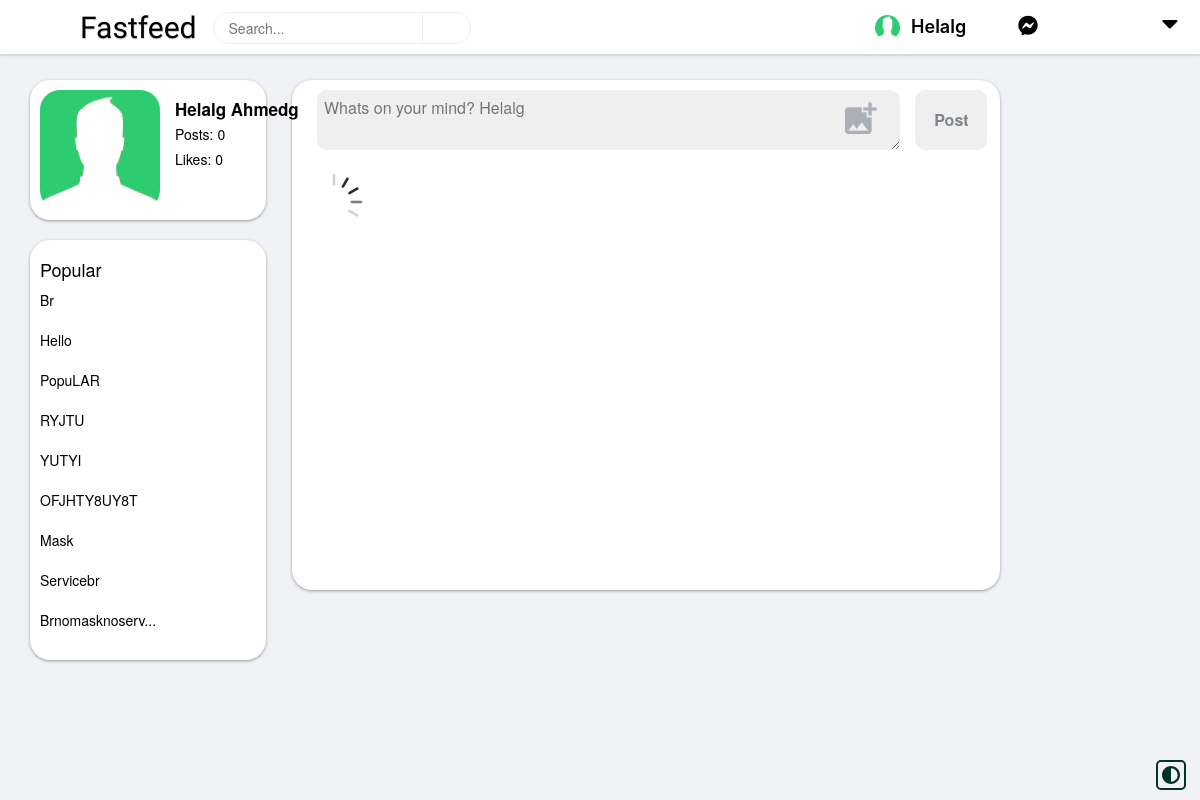
/ (signed in), run on the app's committed database.
### tables this page shows
CREATE TABLE `users` (
  `id` int(11) NOT NULL,
  `first_name` varchar(25) NOT NULL,
  `last_name` varchar(25) NOT NULL,
  `university_name` text NOT NULL,
  `profession` text NOT NULL,
  `username` varchar(100) NOT NULL,
  `email` varchar(100) NOT NULL,
  `password` varchar(255) NOT NULL,
  `singup_date` date NOT NULL,
  `profile_pic` varchar(255) NOT NULL,
  `num_posts` int(11) NOT NULL,
  `num_likes` int(11) NOT NULL,
  `user_closed` varchar(3) NOT NULL,
  `friend_array` text NOT NULL
);

CREATE TABLE `trends` (
  `title` varchar(50) NOT NULL,
  `hits` int(11) NOT NULL
);

### includes/classes/Notification.php (called while the page is built, shortened)
<?php
class Notification {
	private $user_obj;
	private $con;
	public function __construct($con, $user){
		$this->con = $con;
		$this->user_obj = new User($con, $user);
	}
	public function getUnreadNumber() {
		$userLoggedIn = $this->user_obj->getUsername();
		$query = mysqli_query($this->con, "SELECT * FROM notifications WHERE viewed='no' AND user_to='$userLoggedIn'");
		return mysqli_num_rows($query);
	}
}
?>

### includes/classes/User.php (called while the page is built, shortened)
<?php
	class User{
	private $user;
	public function __construct($con, $user){
		$user_details_query = mysqli_query($con, "SELECT * FROM users WHERE username='$user'");
		$this->user = mysqli_fetch_array($user_details_query);
	}
	public function getUsername() {
		return $this->user['username'];
	}
}
?>

### includes/classes/Message.php (called while the page is built, shortened)
<?php
class Message {
	public function __construct($con, $user){
		$this->user_obj = new User($con, $user);
	}
}
?>

### index.php (the view, shortened to what this page needs)
<?php
include("includes/header.php");
 ?>
	<div class="user_details column">
		<a href="<?php echo $userLoggedIn; ?>">  <img src="<?php echo $user['profile_pic']; ?>"> </a>
		<div class="user_details_left_right">
			<a href="<?php echo $userLoggedIn; ?>">
			<?php
			echo $user['first_name'] . " " . $user['last_name'];
			 ?>
			</a>
			<br>
			<?php echo "Posts: " . $user['num_posts']. "<br>";
			echo "Likes: " . $user['num_likes'];
			?>
		</div>
	</div>
	<div class="main_column column">
		<form class="post_form" action="index.php" method="POST" enctype="multipart/form-data">
			<label for="fileToUpload">
				<i class="material-icons" style="font-size: 40px;">
				</i>
			</label>
			<textarea name="post_text" id="post_text" placeholder="Whats on your mind? <?php echo $user['first_name']; ?>"></textarea>
			<input type="submit" name="post" id="post_button" value="Post">
		</form>
		<img id="loading" src="assets/images/icons/loading.gif">
	</div>
	<div class="user_details column columnss" >
		<h4>Popular</h4>
		<div class="trends">
			<?php
			$query = mysqli_query($con, "SELECT * FROM trends ORDER BY hits DESC LIMIT 9");
			foreach ($query as $row) {
				$word = $row['title'];
				$word_dot = strlen($word) >= 14 ? "..." : "";
				$trimmed_word = str_split($word, 14);
				$trimmed_word = $trimmed_word[0];
				echo "<div style'padding: 1px'>";
				echo $trimmed_word . $word_dot;
				echo "<br></div><br>";
			}
			?>
		</div>
	</div>
	</div>
</body>
</html>

### includes/header.php (shortened to what this page needs)
<?php
require 'config/config.php';
include("includes/classes/User.php");
include("includes/classes/Post.php");
include("includes/classes/Message.php");
include("includes/classes/Notification.php");
if (isset($_SESSION['username'])) {
	$userLoggedIn = $_SESSION['username'];
	$user_details_query = mysqli_query($con, "SELECT * FROM users WHERE username='$userLoggedIn'");
	$user = mysqli_fetch_array($user_details_query);
}
else {
	header("Location: register.php");
}
?>
<html>
<head>
	<link rel="stylesheet" type="text/css" href="assets/css/style.css">
	<link rel="stylesheet" type="text/css" href="assets/css/responsive.css">
	<link rel="stylesheet" href="https://pro.fontawesome.com/releases/v5.10.0/css/all.css"/>
	<link rel="stylesheet" type="text/css" href="assets/css/bootstrap.css">
	<link rel="stylesheet" href="assets/css/jquery.Jcrop.css" type="text/css" />
</head>
<body>
	<div class="top_bar">
		<div class="logo">
			<a href="index.php">Fastfeed</a>
		</div>
		<div class="search">
			<form action="search.php" method="GET" name="search_form">
				<input type="text" onkeyup="getLiveSearchUsers(this.value, '<?php echo $userLoggedIn; ?>')" name="q" placeholder="Search..." autocomplete="off" id="search_text_input">
				<div class="button_holder">
				<i class="far fa-search"></i>
				</div>
			</form>
		</div>
		<nav>
		<?php
				$messages = new Message($con, $userLoggedIn);
				$notifications = new Notification($con, $userLoggedIn);
				$user_obj = new User($con, $userLoggedIn);
		?>
		<a href="<?php echo $userLoggedIn; ?>"><img class="head_img" src="<?php echo $user['profile_pic'];?>"></a>
		<a class="U_N" href="<?php echo $userLoggedIn; ?>"><?php echo $user['first_name']; ?></a>
		<a href="javascript:void(0);"  onclick="getDropdownData('<?php echo $userLoggedIn; ?>', 'message')"  onclick = "getElementById('messenger_icon').style.color='red'"><i class="fab fa-facebook-messenger"></i>
		</a>
		<a href="javascript:void(0);" onclick="getDropdownData('<?php echo $userLoggedIn; ?>', 'notification')">
				<i class="fal fa-bell"  id="fa-bell_icon"></i>
			</a>
		<a href="requests.php" onclick = "getElementById('user_icon').style.color='red'"><i class="fal fa-user" id="user_icon">
		</i></a>
		<a href="settings.php"><i class="fal fa-cog"></i></a>
		<a href="#"><div class="drop-btn">
			<span class="fas fa-caret-down" id="drop_btn_1"></span>
		</div></a>
		</nav>
	</div>
<button id="dark-mode-toggle" class="dark-mode-toggle">
<svg width="100%" xmlns="http://www.w3.org/2000/svg" viewBox="0 0 496 496"><path fill="currentColor" d="M8,256C8,393,119,504,256,504S504,393,504,256,393,8,256,8,8,119,8,256ZM256,440V72a184,184,0,0,1,0,368Z" transform="translate(-8 -8)"/></svg>
</button>
<div class="wrapper">

### assets/css/style.css (style rules this page uses)
:root { --clr-dark: #00332a; --primary-color:#fff; --secondary-color: #000; --third-color: #EFEFEF; --forth-color: #E4E6E9; --foreground: var(--clr-dark); --border: #E5E5E5; --bordernav: #d1dcdf; --borders: #edeef0; --column: rgba(60, 64, 67, 0.3) 0px 1px 2px 0px, rgba(60, 64, 67, 0.15) 0px 1px 3px 1px; --cm-text: #F0F2F5; --third-colors:#EFEFEF; --five-color:#E4E6E9; --borderse: #7f848b; --body: #F0F2F5; --drop-hov: #D3D3D3; }
.dark-mode-toggle { position: fixed; z-index: 100; bottom: 1rem; right: 1em; color: var(--foreground); border: 2px solid currentColor; padding: 4px; background: transparent; cursor: pointer; border-radius: 5px; width: 30px; height: 30px; }
.search { margin: 2px 0 0 8%; }
.search #search_text_input { border: thin solid var(--borders); float: left; height: 24px; outline: 0; width: 210px; border-top-right-radius: 0; border-bottom-right-radius: 0; border-top-left-radius: 2rem; border-bottom-left-radius: 2rem; padding: 1.5rem; background-color: var(--primary-color); }
.button_holder { border-top: thin solid var(--borders); border-right: thin solid var(--borders); border-bottom: thin solid var(--borders); cursor: pointer; float: left; height: 32px; text-align: center; width: 48px; border-top-right-radius: 2rem; border-bottom-right-radius: 2rem; }
.button_holder i { padding-top: 8px; font-size: 15px; color: var(--borderse); }
.main_column label { position: absolute; right: 180px; font-size: 40px; top: 19px; color: #abafb8; cursor: pointer; }
body { background-color: var(--body); line-height: 17px; }
.head_img { height: 25px; width: 25px; border-radius: 25px; margin: 0; padding: 0; outline: 0; margin-right: -15px; }
.top_bar { width: 100%; background-color:var(--primary-color); box-shadow: rgba(50, 50, 105, 0.15) 0px 0px 5px 0px, rgba(0, 0, 0, 0.05) 0px 1px 1px 0px; margin: 0 0 10px 0; display: inline-flex; padding: 1rem 0rem; position: fixed; height: 55px; z-index: 10; border-bottom: 1px solid var(--bordernav); }
.logo a { font-size: 3rem; text-decoration: none; font-family: 'Cookie','Courgette-Regular'; position: relative; left: 8rem; text-shadow: #c2c8cc 0.5px 0.5px 0px; color: var(--secondary-color); top: -3px; }
nav { float: right; right: 1px; position: absolute; margin: 10px; top: 0rem; }
nav a { position: relative; color: var(--secondary-color); text-decoration: none; font-size: 20px; margin-right: 17px; margin: 11px; }
.U_N { font-size: 18px; font-weight: 600; font-family: -apple-system, BlinkMacSystemFont, 'Segoe UI', Roboto, Oxygen, Ubuntu, Cantarell, 'Open Sans', 'Helvetica Neue', sans-serif; }
.wrapper { margin: 0 auto; top: 80px; position: relative; padding: 0 10px; width: 75%; min-width: 950px; }
.column { background-color: var(--primary-color); color: var(--secondary-color); padding: 10px; box-shadow: var(--column); z-index: -1; }
.user_details { width: 24%; border-radius: 2rem; float: left; margin-bottom: 20px; }
.user_details img { height: 120px; border-radius: 2rem; margin-right: 1.5rem; }
.user_details_left_right { width: 11%; display: inline-block; position: absolute; top: 17px; font-size: 14px; line-height: 25px; }
.user_details_left_right a { color: var(--secondary-color); font-weight: 600; font-size: 17px; }
.main_column { float:right; width: 73%; z-index: -1; min-height: 510px; border-radius: 2rem; }
.post_form { width: 100%; margin-bottom: 2rem; }
.post_form textarea { width: 80%; border-radius: 1rem; font-size: 14px; height: 60px; background-color:var(--third-colors); border: none; margin-right: 5px; padding: 0.5rem; margin: 0 15px 0 15px; }
.post_form ::placeholder { font-size: 14px; padding: 0.2rem; }
.post_form input[type="submit"] { width: 8%; border: none; height: 60px; border-radius: 1rem; outline: 0; margin: 0; font-size: 16px; padding: 5px; position: absolute; font-weight: 600; color:var(--borderse); transition: .1s; background-color:var(--third-colors); }
.main_column ::placeholder { font-size: 16px; }
.drop-btn { position: relative; display: inline-block; font-size: 26px; }

### data on the page
users: profile_pic (picture), first_name "Helalg", last_name "Ahmedg", num_posts "0", num_likes "0", post_text "Whats on your mind? Helalg"
trends: title "Br"
trends: title "Hello"
trends: title "PopuLAR"
trends: title "RYJTU"
trends: title "YUTYI"
trends: title "OFJHTY8UY8T"
trends: title "Mask"
trends: title "Servicebr"
trends: title "Brnomasknoserv", title "..."
